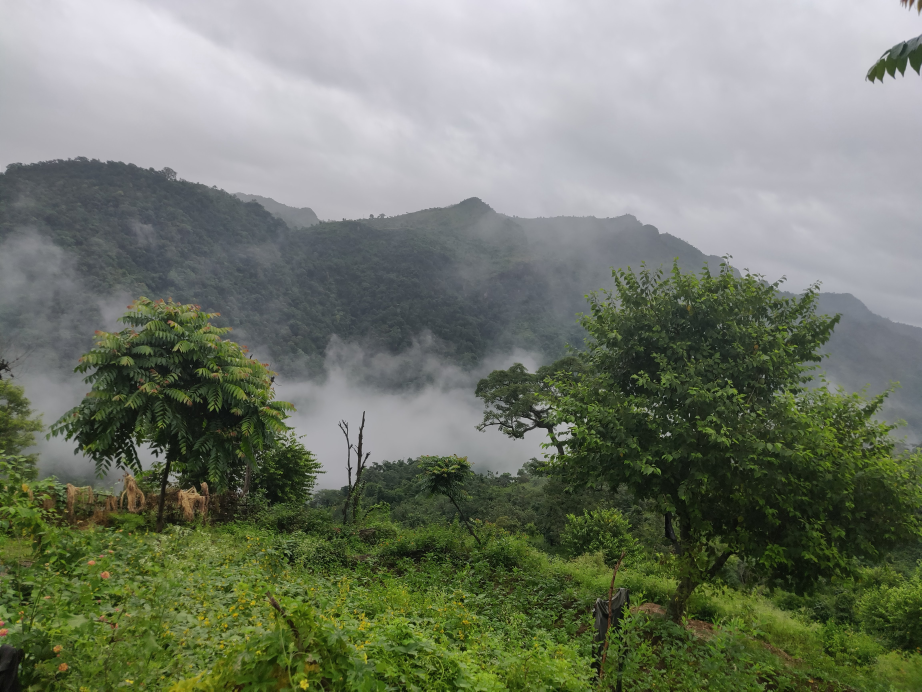
#> input picture sample_image.jpg, 4608 x 3456 px (shown at 1/5 size)
$ jupyter execute Color-identification-using-machine-learning.ipynb   (shell and % lines are left out)
#> lines starting #> are read from the running program, lines starting #| are printed output that depends on the picture
[cell 1]
from sklearn.cluster import KMeans
import matplotlib.pyplot as plt
import numpy as np
import cv2
from collections import Counter
from skimage.color import rgb2lab,deltaE_cie76
import os

[cell 2]
image =cv2.imread("sample_image.jpg")
#> image is the input picture: shape (3456, 4608, 3); mean B, G, R 107.4, 123.1, 115.9
print("image type {}".format(type(image)))
#| image type <class 'numpy.ndarray'>
print("image shape {}".format(image.shape))
#| image shape (3456, 4608, 3)
plt.imshow(image)

[cell 3]
image = cv2.cvtColor(image,cv2.COLOR_BGR2RGB)
plt.imshow(image)

[cell 4]
def RGB2HEX(color):
    return "#{:02x}{:02x}{:02x}".format(int(color[0]),int(color[1]),int(color[2]))

[cell 5]
def get_img(image_path):
    image = cv2.imread(image_path)
    image = cv2.cvtColor(image,cv2.COLOR_BGR2RGB)
    return image

[cell 6]
def get_colors(image,numberOfColors=3,showChart=True):
#> called with numberOfColors = 3, showChart = True
    newImage = cv2.resize(image,(600,400),interpolation=cv2.INTER_AREA)
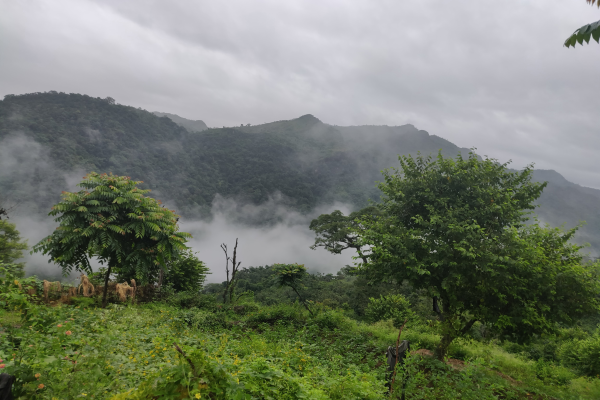
#> newImage: shape (400, 600, 3); mean R, G, B 115.9, 123.1, 107.4
    height  = newImage.shape[0]
#> height = 400
    width = newImage.shape[1]
#> width = 600
    newImage = newImage.reshape(width*height,3)
    model = KMeans(n_clusters=numberOfColors)
    labels = model.fit_predict(newImage)
    count = Counter(labels)
#> count = {1: 82391, 0: 74868, 2: 82741}
    centeroids = model.cluster_centers_
    #print(centeroids)
    #print(count.keys())
    #print(count)
    orderedColors = [centeroids[i] for i in count.keys()]
#> orderedColors = [[193.7, 193.8, 200.7], [100.9, 110, 89.29], [51.78, 64.37, 30.81]]
    #print(orderedColors)
    hex_colors = [RGB2HEX(orderedColors[i]) for i in count.keys()]
#> hex_colors = ['#646e59', '#c1c1c8', '#33401e']
    rgb_colors = [orderedColors[i] for i in count.keys()]
#> rgb_colors = [[100.9, 110, 89.29], [193.7, 193.8, 200.7], [51.78, 64.37, 30.81]]
    if showChart:
        plt.figure(figsize =(8,6))
        plt.pie(count.values(),labels=hex_colors,colors=hex_colors)
    return rgb_colors

[cell 7]
get_colors(get_img("sample_image.jpg"))
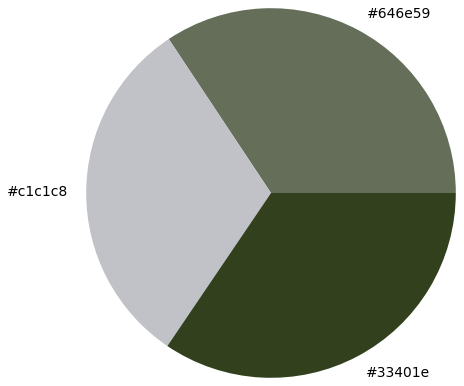
#> figure drawn by matplotlib, 1 panel

[cell 8]
#search images using colors

[cell 9]
IMAGE_PATH = "images"
#> IMAGE_PATH = 'images'
COLORS = {
    "GREEN":[0,128,0],
    "BLUE":[0,0,128],
    "YELLOW":[255,255,0]
}
images = []
for file in os.listdir(IMAGE_PATH):
    if not file.startswith("."):
        images.append(get_img(os.path.join(IMAGE_PATH,file)))
#> call 2 of get_img, with image_path = 'images/image_1.jpg'
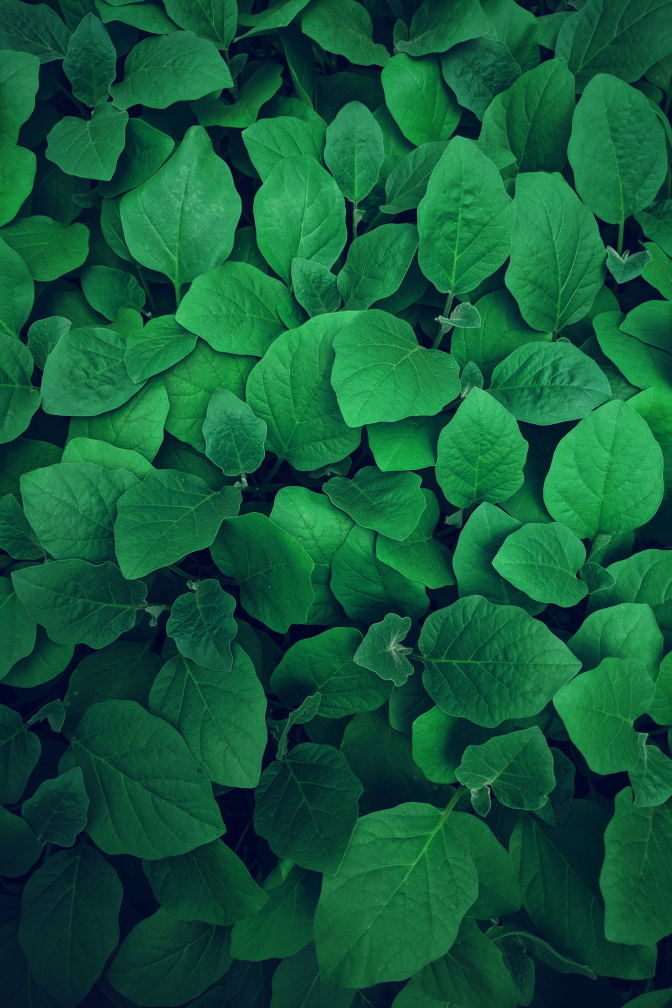
#> input picture images/image_1.jpg, 2688 x 4032 px (shown at 1/4 size)
#> in get_img, image is the input picture: shape (4032, 2688, 3); mean B, G, R 57.6, 90.3, 17.6

[cell 10]
plt.figure(figsize =(20,10))
for i in range(len(images)):
    plt.subplot(1,len(images),i+1)
    plt.imshow(images[i])
#> this loop made 2 passes
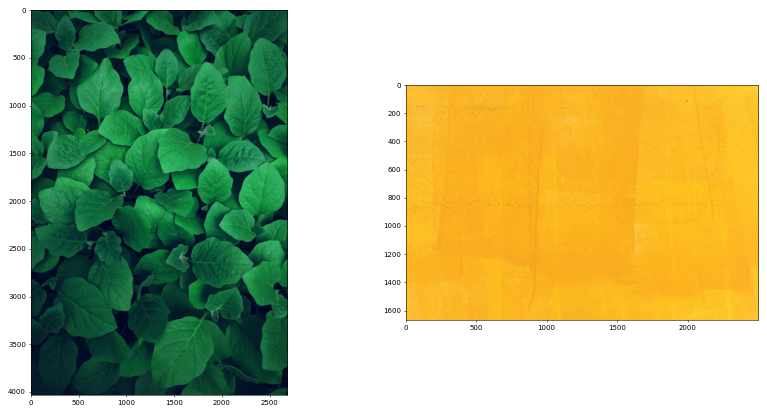
#> figure drawn by matplotlib, 2 panels

[cell 11]
def match_image_by_color(image,color,threshold = 60,numberOfColors=10):
    img_colors = get_colors(image,numberOfColors,False)
    selectedColor = rgb2lab(np.uint8(np.asarray([[color]])))
    select_img = False
    for i in range(numberOfColors):
        currColor = rgb2lab(np.uint8(np.asarray([[img_colors[i]]])))
        diff = deltaE_cie76(selectedColor,currColor)
        if(diff<threshold):
            select_img = True
    return select_img

[cell 12]
def show_selected_imgs(images,color,threshold,colors_to_match):
#> called with threshold = 60, colors_to_match = 5
    idx = 1
    for i in range(len(images)):
        sel = match_image_by_color(images[i],color,threshold,colors_to_match)
        if(sel):
            plt.subplot(1,5,idx)
            plt.imshow(images[i])
            idx+=1
#> this loop made 2 passes
#> (selectedColor in match_image_by_color, sel, idx) on pass 1: ([[46.23, -51.7, 49.9]], True, 2)
#> (selectedColor in match_image_by_color, sel) on pass 2: ([[46.23, -51.7, 49.9]], False)
#> pass 1, in get_colors (call 2), `newImage = cv2.resize(image,(600,400),interpolation=cv2.INTER_AREA)`:
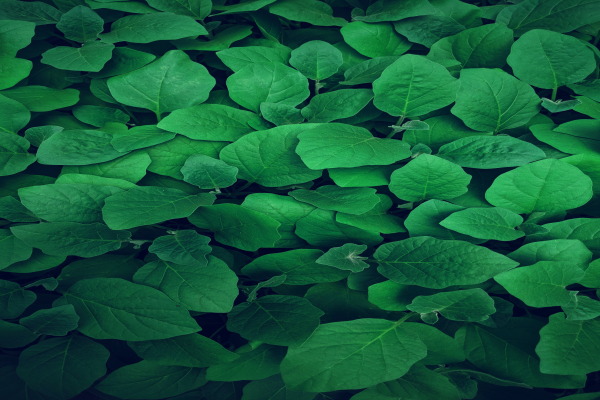
#> newImage: shape (400, 600, 3); mean R, G, B 17.6, 90.3, 57.6
#> pass 2, in get_colors (call 3), `newImage = cv2.resize(image,(600,400),interpolation=cv2.INTER_AREA)`:
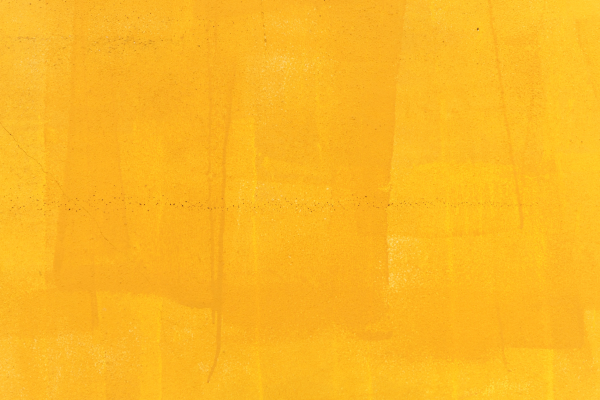
#> newImage: shape (400, 600, 3); mean R, G, B 251.6, 183.4, 35.7
#> after the loop, idx = 2

[cell 13]
plt.figure(figsize=(20,10))
selected_color=COLORS["GREEN"]
show_selected_imgs(images,selected_color,60,5)

[cell 14]
plt.figure(figsize=(20,10))
selected_color=COLORS["BLUE"]
show_selected_imgs(images,selected_color,60,5)
#> the loop in show_selected_imgs (call 2), `for i in range(len(images)):` made 2 passes
#> (selectedColor in match_image_by_color, sel) on passes 1 to 2: ([[12.97, 47.5, -64.7]], False), ([[12.97, 47.5, -64.7]], False)

[cell 15]
plt.figure(figsize=(20,10))
selected_color=COLORS["YELLOW"]
show_selected_imgs(images,selected_color,60,5)
